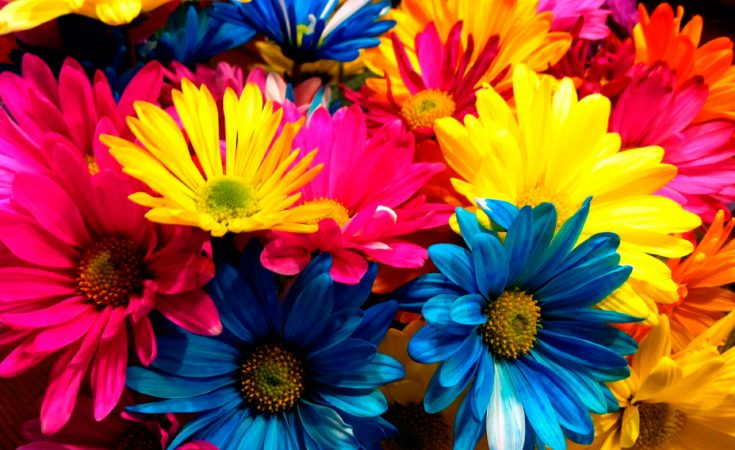
#> input picture images/flores.jpg, 735 x 450 px
$ python paste.py
#> lines starting #> are read from the running program, lines starting #| are printed output that depends on the picture
from PIL import Image

if __name__ == "__main__":
    try:
        flores = Image.open('images/flores.jpg')
#> flores is the input picture: PIL image 735x450 RGB; mean R, G, B 146.1, 75.8, 57.3

        flor = Image.open('images/flor.jpg')
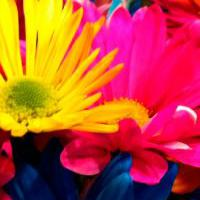
#> input picture images/flor.jpg, 200 x 200 px
#> flor is the input picture: PIL image 200x200 RGB; mean R, G, B 189.3, 75.8, 53.9
        #pegar una imagen sobre otra
        #paste el método paste, SI MODIFICA LA IMAGEN ORIGINAL
        flores.paste(
            flor,
            (500,150) #2 int (x , y)
        )
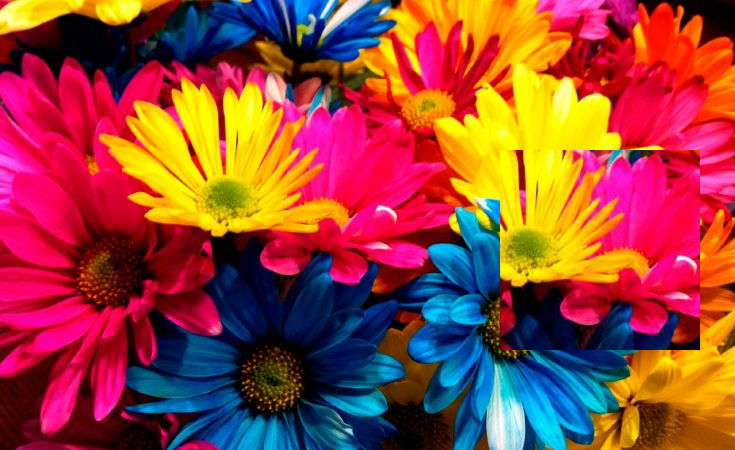
#> flores: PIL image 735x450 RGB; mean R, G, B 150.5, 68.1, 57.6
        flores.show()
        #image.show()
    except FileNotFoundError as error:
        print("El archivo no se encuentra :( !")
